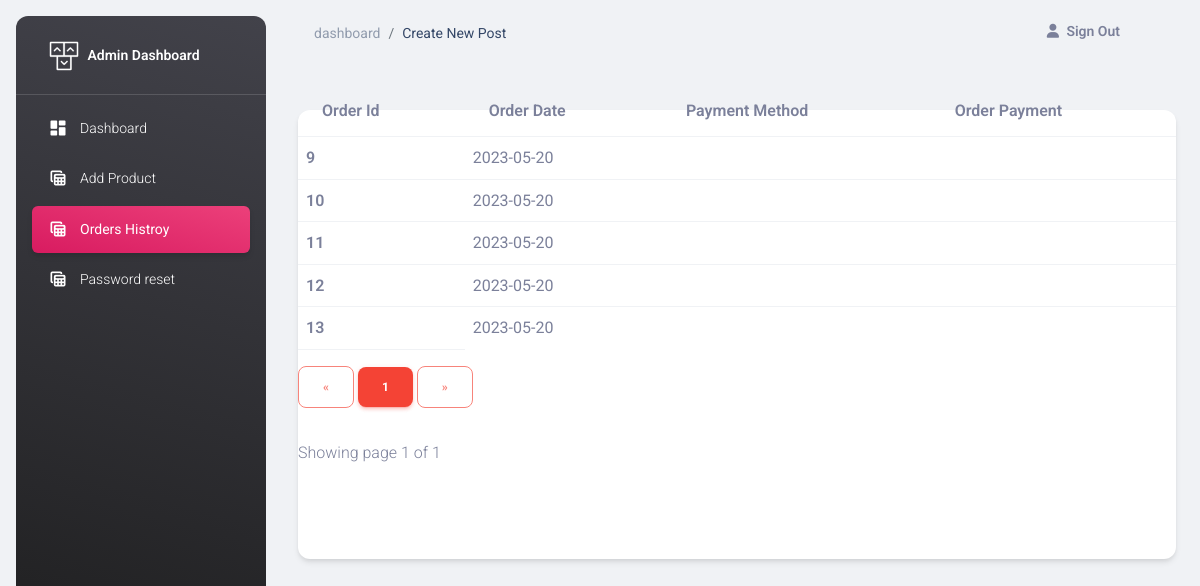
The app's page /history (signed in) with its own data.
### main.py (models this page shows)
class Orders(db.Model):
    id = db.Column(db.Integer, primary_key=True)
    user_id = db.Column(
        db.Integer, db.ForeignKey("user.id", ondelete="CASCADE"), nullable=False
    )
    total_price = db.Column(db.Integer)
    address = db.Column(db.String(500))
    status = db.Column(db.String(255), default="Pending")
    receipt = db.Column(db.String(255))
    phone = db.Column(db.String(255), default="000 000 000")
    created = db.Column(db.DateTime, default=date.today())
    orderitems = db.relationship("OrderItems", backref="orders", lazy=True)

### main.py (the view)
@app.route("/history")
@login_required
def history():
    if current_user.name != "Admin" or current_user.email != "admin@gmail.com":
        flash("Please login as a admin to Access this page")
        return redirect("/login")
    row_per_page = 10
    page = request.args.get("page", 1, type=int)
    order = Orders.query.order_by(Orders.created.desc()).paginate(
        page=page, per_page=row_per_page
    )
    return render_template(
        "dashboard/pages/orders_history.html", order=order, cat="history"
    )

### main.py (called while the page is built)
@login_manager.user_loader
def load_user(userid):
    return User.query.get(userid)

### templates/dashboard/pages/orders_history.html (shortened to what this page needs)
{%extends 'dashboard/admin_base.html' %}
{%block content%}
  <main class="main-content position-relative max-height-vh-100 h-100 border-radius-lg ">
    <nav class="navbar navbar-main navbar-expand-lg px-0 mx-4 shadow-none border-radius-xl" id="navbarBlur" navbar-scroll="true">
      <div class="container-fluid py-1 px-3">
        <nav aria-label="breadcrumb">
          <ol class="breadcrumb bg-transparent mb-0 pb-0 pt-1 px-0 me-sm-6 me-5">
            <li class="breadcrumb-item text-sm"><a class="opacity-5 text-dark" href="javascript:;">dashboard</a></li>
            <li class="breadcrumb-item text-sm text-dark active" aria-current="page">Create New Post</li>
          </ol>
        </nav>
        <div class="collapse navbar-collapse mt-sm-0 mt-2 me-md-0 me-sm-4" id="navbar">
          <ul class="navbar-nav  justify-content-end">
            <li class="nav-item d-flex align-items-center">
              {%if current_user.is_authenticated%}
              <a href="/logout" class="nav-link text-body font-weight-bold px-0">
                <i class="fa fa-user me-sm-1"></i>
                <span class="d-sm-inline d-none">Sign Out</span>
              </a>
               {%else%}
              <a href="/login" class="nav-link text-body font-weight-bold px-0">
                <i class="fa fa-user me-sm-1"></i>
                <span class="d-sm-inline d-none">Sign In</span>
              </a>
              {%endif%}
            </li>
            <li class="nav-item px-3 d-flex align-items-center">
            </li>
            <li class="nav-item dropdown pe-2 d-flex align-items-center">
            </li>
          </ul>
        </div>
      </div>
    </nav>
    <div class="container-fluid py-4">
      <div class="row">
        <div class="col-12">
          <div class="card my-4">
            <table class="table">
                <thead class="thead-dark">
                  <tr>
                    <th scope="col">Order Id</th>
                    <th scope="col">Order Date</th>
                    <th scope="col">Payment Method</th>
                    <th scope="col">Order Payment</th>
                  </tr>
                </thead>
                <tbody>
                    {%for data in order.items%}
                  <tr>
                    <th scope="row">{{data.id}}</th>
                    <td>{{data.created.strftime('%Y-%m-%d')}}</td>
                    <td>{{data.payment_method}}</td>
                    <td>{{data.money_received}}</td>
                  </tr>
                  {%endfor%}
                </tbody>
              </table>
              <div class="text-right">
                <a href="{{ url_for('history', page=order.prev_num) }}"
                   class="btn btn-outline-danger
                   {% if order.page == 1 %}disabled{% endif %}">
                    &laquo;
                </a>
             {% for page_num in order.iter_pages(left_edge=1, right_edge=1, left_current=1, right_current=2) %}
             {% if page_num %}
                        {% if order.page == page_num %}
                        <a href="{{ url_for('history', page=page_num) }}"
                           class="btn btn-danger">
                            {{ page_num }}
                        </a>
                        {% else %}
                        <a href="{{ url_for('history', page=page_num) }}"
                           class="btn btn-outline-danger">
                            {{ page_num }}
                        </a>
                        {% endif %}
                    {% else %}
                        ...
                    {% endif %}
                {% endfor %}
                <a href="{{ url_for('history', page=order.next_num) }}"
                   class="btn btn-outline-danger
                   {% if order.page == order.pages %}disabled{% endif %}">
                    &raquo;
                </a>
             <p class="text-right mt-3">
               Showing page {{ order.page }} of {{ order.pages }}
             </p>
             </div>
           <br><br><br>
          </div>
        </div>
      </div>
    </div>
  </main>
 {%endblock%}

### records on screen
Orders: id "9", created "2023-05-20"
Orders: id "10", created "2023-05-20"
Orders: id "11", created "2023-05-20"
Orders: id "12", created "2023-05-20"
Orders: id "13", created "2023-05-20"

### other values on screen
{{ page_num }} "1"
{{ order.page }} "1"
{{ order.pages }} "1"
